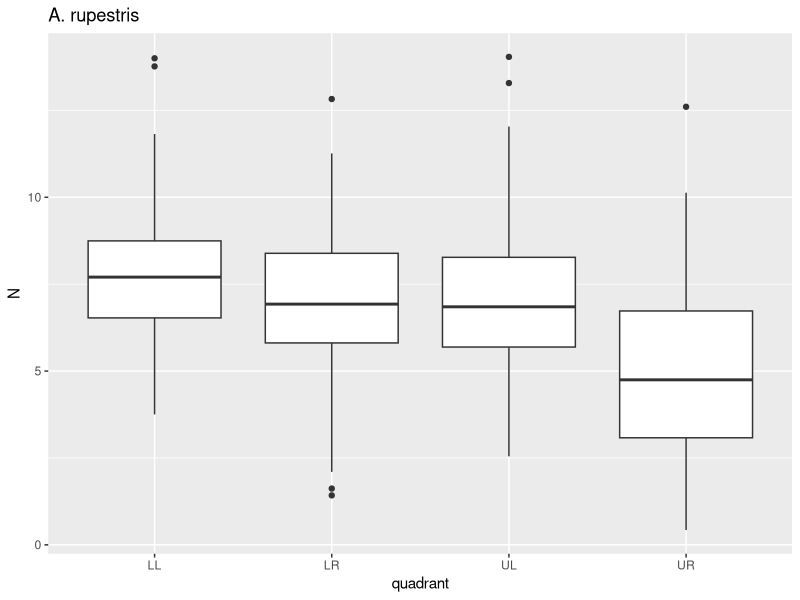
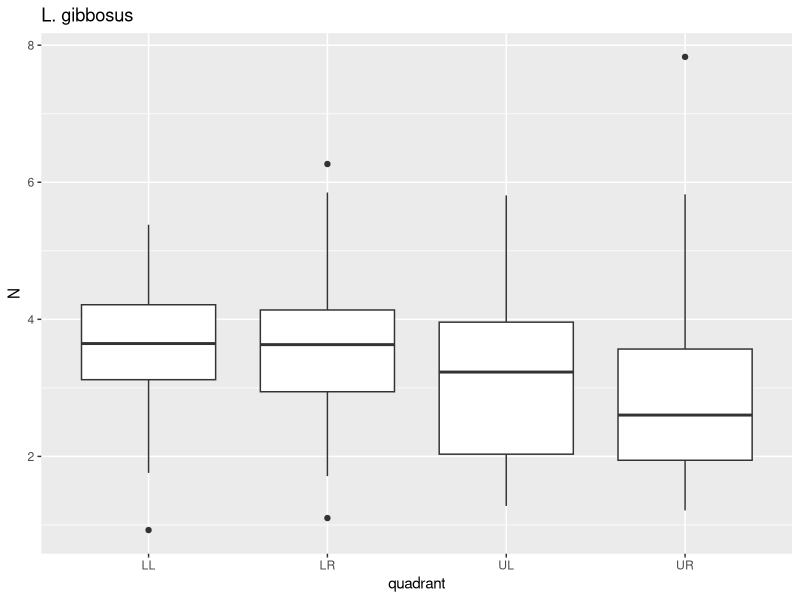
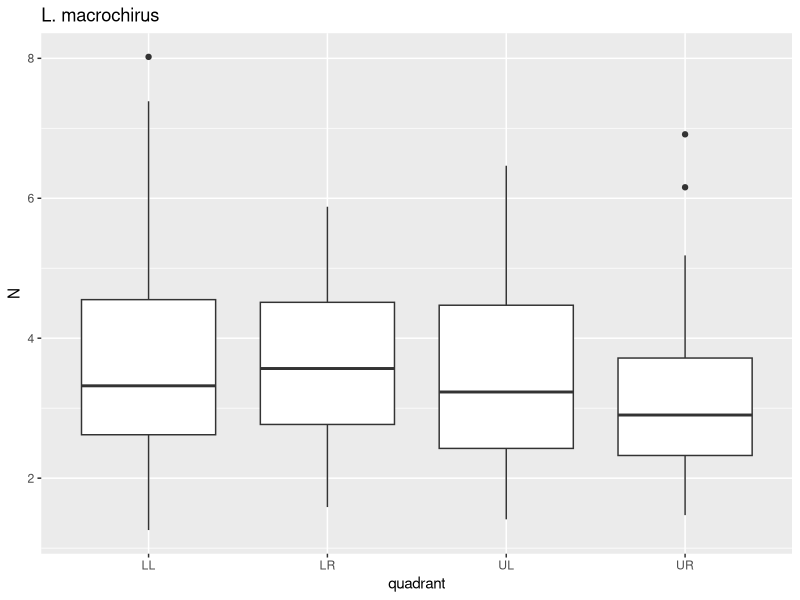
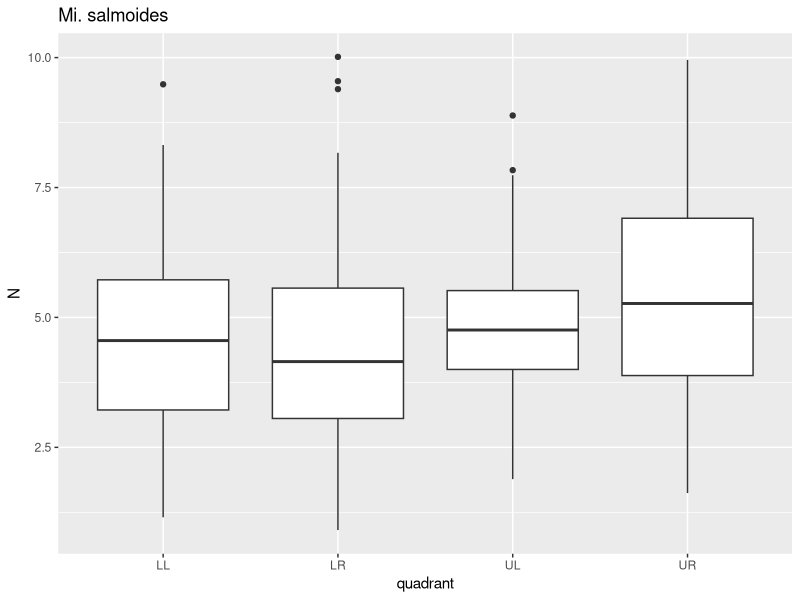
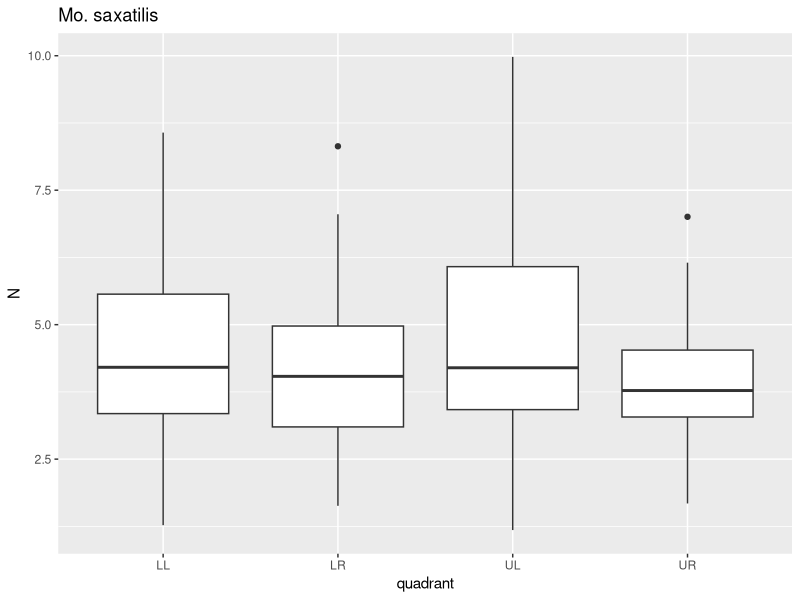
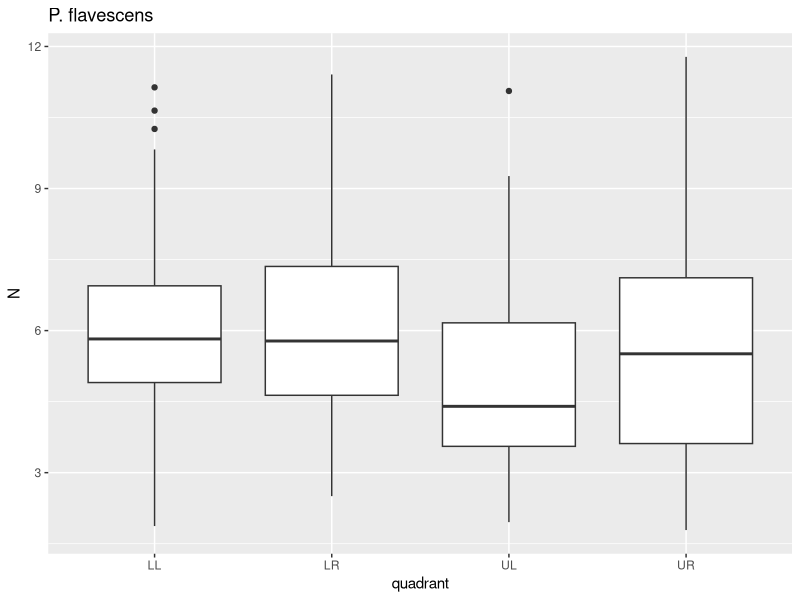
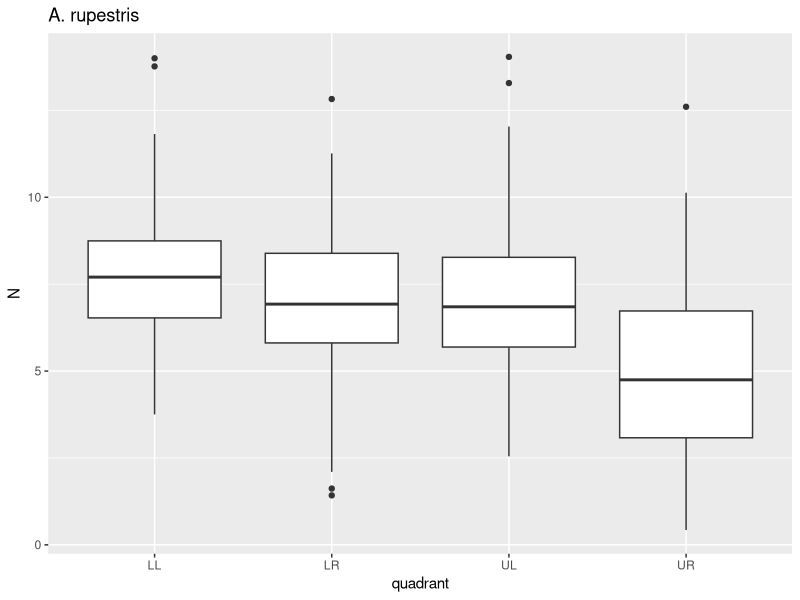
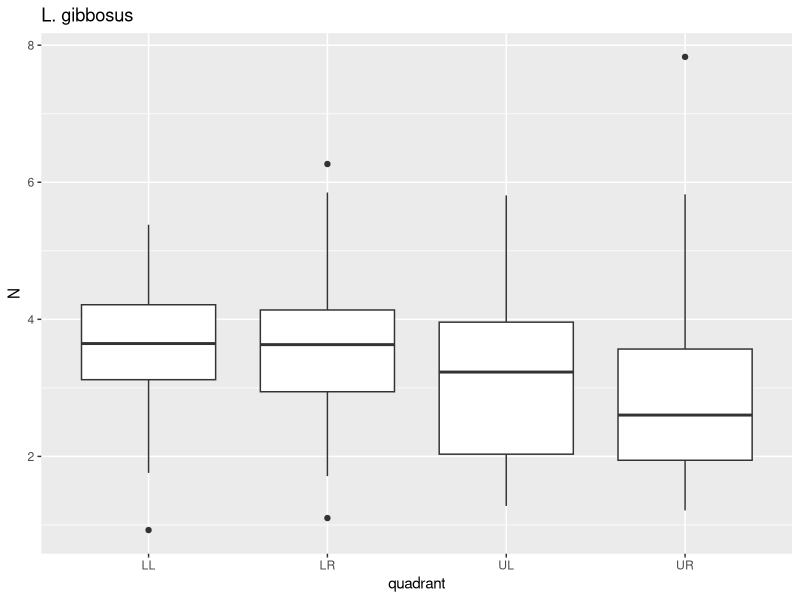

Reproduce these figures in R, in order.
library(ggplot2)
library(dplyr)

setwd("~/BIOL3140/Module-1-Project/Scales")

dat <- read.csv("scales.csv")
dim(dat)
head(dat)

class(dat$N)
class(dat$quadrant)
class(dat$species)
class(dat$specimen)

sapply(dat,class)

dat$species <- as.factor(dat$species)
species <- levels(dat$species)
species 
length(species)

dat$species==species[1]
dat$species[dat$species==species[1]]

A.rup <- length(dat$species[dat$species==species[1]])
L.gib <- length(dat$species[dat$species==species[2]])
L.mac <- length(dat$species[dat$species==species[3]])
M.sal <- length(dat$species[dat$species==species[4]])
M.sax <- length(dat$species[dat$species==species[5]])

P.fla <- length(dat$species[dat$species==species[6]])
species.obs <- data.frame(sp=species,n=c(A.rup,L.gib,L.mac,M.sal,M.sax,P.fla))
species.obs

species.n <- dat %>% 
  group_by(species) %>% 
  summarise(n=n())
species.n  

dat %>% 
  count(species,specimen) %>% 
  print() %>% 
  count(species,name="n.specimens")

for(i in species){
  p <- dat %>% 
    filter(species==i) %>% 
    ggplot()+geom_boxplot(aes(x=quadrant,y=N))+ggtitle(i)
    print(p)
}

pdf("species_quadrant.pdf")
for(i in species){
    p <- dat %>% 
    filter(species==i) %>% 
  ggplot()+geom_boxplot(aes(x=quadrant,y=N))+ggtitle(i)
  print(p)
}
dev.off()

list.files(pattern=".pdf")
